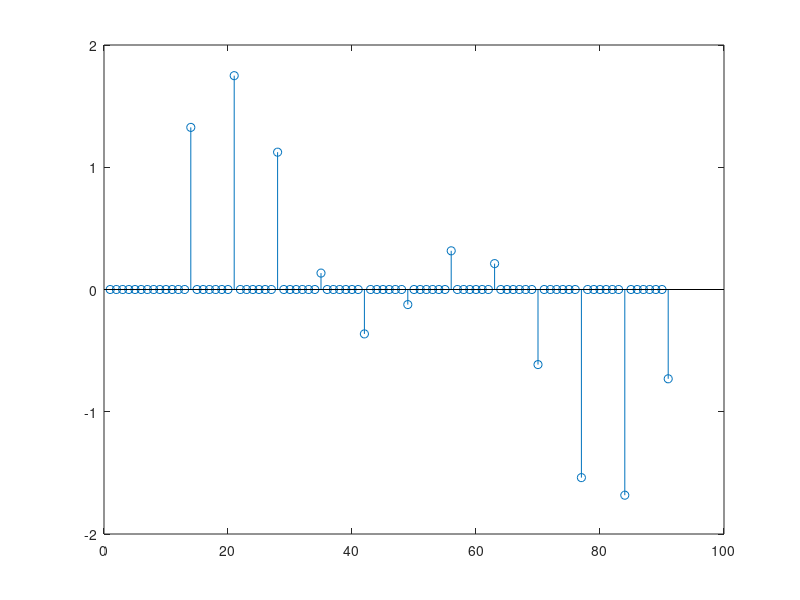
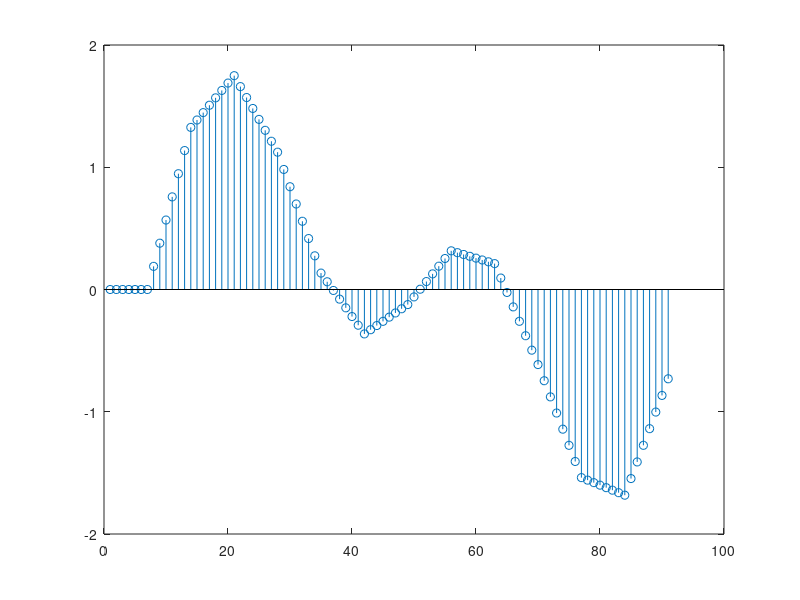

These charts were generated, in order, by the following MATLAB code:
% x= [1,2,3,4,5,6];
load ("q2_1.mat")
M =7;
y = zeros(M*length(x),1);
y(1)= 0;
for nn = 2:length(y)
    if mod(nn, M) == 0
        y(nn) = x(nn/M);
    end
end
figure(1)
stem(y);
hold on;
for nn = 2:length(y)
    if mod(nn, M) ~= 0
        prev_index = floor((nn) / M) * M ;
        next_index = ceil((nn) / M) * M ;
        if prev_index < 1
            prev_index = 1;
        end
        if next_index > length(y)
            next_index = length(y);
        end
        y(nn) = y(prev_index) + (y(next_index) - y(prev_index)) * (mod(nn, M) / M);
    end
end
figure(2)
stem(y);
hold on;
hold off;